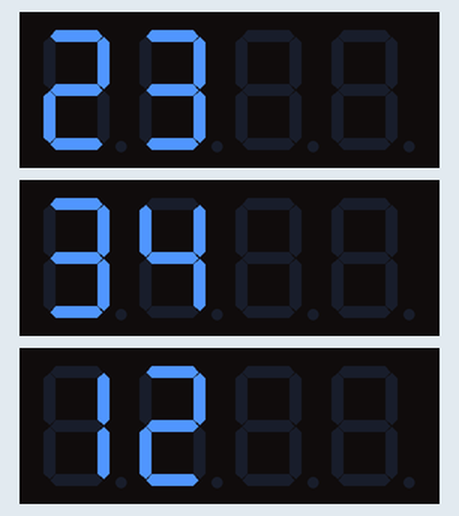
A sketch run on a simulated Arduino Mega 2560, built with avr-gcc and run on an emulated ATmega2560. Shown: 3 × 4-digit seven-segment display.

Above: at 0.2 s.
At 5.3 s:
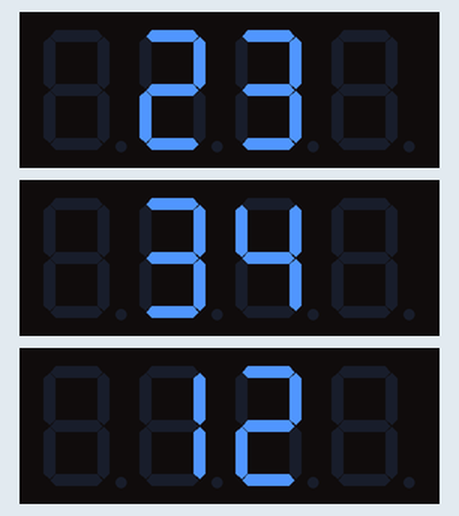
At 10.4 s:
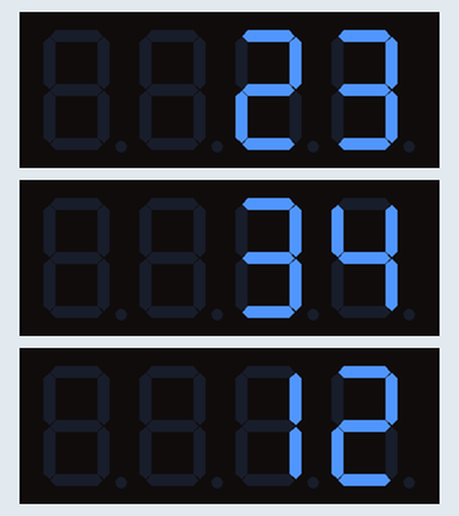
At 20.7 s:
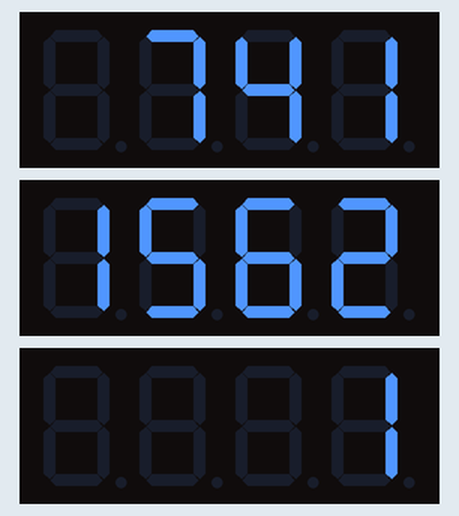
At 106.9 s:
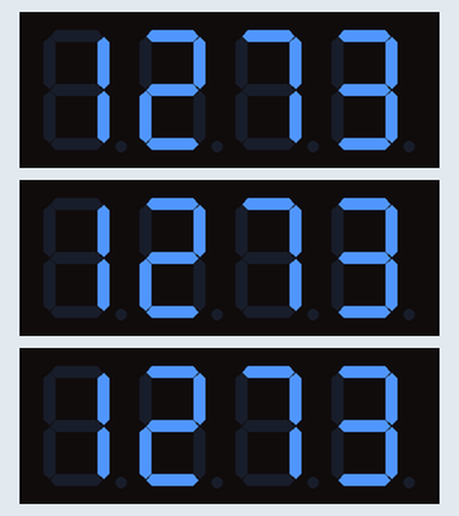
At 127.3 s:
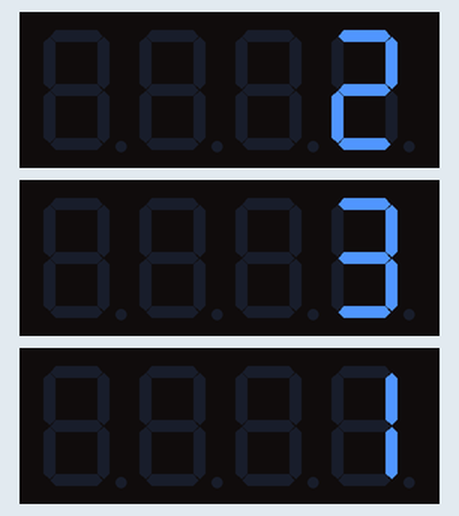

The sketch:

7seg.ino
```cpp
 /*
 * Original code from https://github.com/avishorp/TM1637
 * Modified for Robojax video on Oct 28, 2018 at 15:05
 * This is Arduino sketch to use two more TM1637 seven-segment LED displays
 *
 * Watch video instruciton for this code:https://youtu.be/27KjMfPH1dk
 *
 * by Ahmad Shamshiri, in Ajax, Ontario, Canada
 *
 *  display2.showNumberDec(23, true, 2,1);
 *  showNumberDec(arg1, arg2, arg3, arg4);
 *  arg1 is the numbr to be displayed
 *  arg2 can be 'true' or 'false' and if true it fills empty spot with data[]
 *  arg4 position of star showing  number on the display can be either 0, 1, 2 or 3
 */
#include <Arduino.h>
#include <TM1637Display.h>

// Module 1 connection pins (Digital Pins)
#define CLK1 40
#define DIO1 32

// Module 2 connection pins (Digital Pins)
#define CLK2 44
#define DIO2 34

// The amount of time (in milliseconds) between tests
#define TEST_DELAY   5000


TM1637Display display1(44, 32);// define dispaly 1 object
TM1637Display display2(44, 30);// define dispaly 1 object
TM1637Display display3(44, 34);// define dispaly 1 object
   uint8_t data[] = { 0x0, 0x0, 0x0, 0x0 };  // all segments clear

void setup()
{
  // Robojax.com two or more TM1637 Display 20181029
  display1.setBrightness(0x0f);// set brightness of dispaly 1
  display2.setBrightness(0x0f);// set brightness of dispaly 1
  display3.setBrightness(0x0f);// set brightness of dispaly 1

  display1.setSegments(data);// fill display 1 with whatever data[] array has
  display2.setSegments(data);// // fill display 2 with whatever data[] array has
  display3.setSegments(data);// // fill display 2 with whatever data[] array has
// Robojax.com two or more TM1637 Display 20181029
}

void loop()
{
 // Robojax.com two or more TM1637 Display 20181029
/////////////////////////////////////////////////
  display1.setSegments(data); // fill(clear) display with data[] array
  display1.showNumberDec(23, false, 2,0);

  display2.setSegments(data);// fill(clear) display with data[] array
  display2.showNumberDec(34, false, 2,0);

  display3.setSegments(data);// fill(clear) display with data[] array
  display3.showNumberDec(12, false, 2,0);


  delay(TEST_DELAY);// wait for TEST_DELAY miliseconds

/////////////////////////////////////////////////
  display1.setSegments(data); // fill(clear) display with data[] array
  display1.showNumberDec(23, false, 2,1);

  display2.setSegments(data);// fill(clear) display with data[] array
  display2.showNumberDec(34, false, 2,1);

  display3.setSegments(data);// fill(clear) display with data[] array
  display3.showNumberDec(12, false, 2,1);

  delay(TEST_DELAY);// wait for TEST_DELAY miliseconds
/////////////////////////////////////////////////
  display1.setSegments(data); // fill(clear) display with data[] array
  display1.showNumberDec(23, false, 2,2);

  display2.setSegments(data);// fill(clear) display with data[] array
  display2.showNumberDec(34, false, 2,2);

  display3.setSegments(data);// fill(clear) display with data[] array
  display3.showNumberDec(12, false, 2,2);
  delay(TEST_DELAY);// wait for TEST_DELAY miliseconds
/////////////////////////////////////////////////
  display1.setSegments(data); // fill(clear) display with data[] array
  display1.showNumberDec(23, false, 2,3);

  display2.setSegments(data);// fill(clear) display with data[] array
  display2.showNumberDec(34, false, 2,3);

  display3.setSegments(data);// fill(clear) display with data[] array
  display3.showNumberDec(12, false, 2,3);

  delay(TEST_DELAY);// wait for TEST_DELAY miliseconds
/////////////////////////////////////////////////
  display1.setSegments(data);// fill(clear) display with data[] array
  display1.showNumberDec(741);// display 1

  display2.setSegments(data);// fill(clear) display with data[] array
  display2.showNumberDec(1562);// display 2

  display3.setSegments(data);// fill(clear) display with data[] array
  display3.showNumberDec(12, false, 2,3);

  delay(TEST_DELAY);// wait for TEST_DELAY miliseconds

// Robojax.com two or more TM1637 Display 20181029
/////////////////////////////////////////////////
   display1.setSegments(data);// fill(clear) display 1 with data[] array
   display2.setSegments(data);// fill(clear) display 2 with data[] array
   display3.setSegments(data);// fill(clear) display 2 with data[] array
  for(int i=0; i<=1273; i++)
  {
    display1.showNumberDec(i);// display from 0 to 1273 to diasplay 1
    display2.showNumberDec(i);// display from 0 to 1273 to diasplay 2
    display3.showNumberDec(i);// display from 0 to 1273 to diasplay 2
  }
  delay(TEST_DELAY);// wait for TEST_DELAY miliseconds


// Robojax.com two or more TM1637 Display 20181029

}// loop end
```

Measured:
- what the display in image 1 shows lasts 5.1 s, from 5.3 s to 10.4 s
- what the display in image 3 shows lasts 86.3 s, from 20.6 s to 106.9 s
